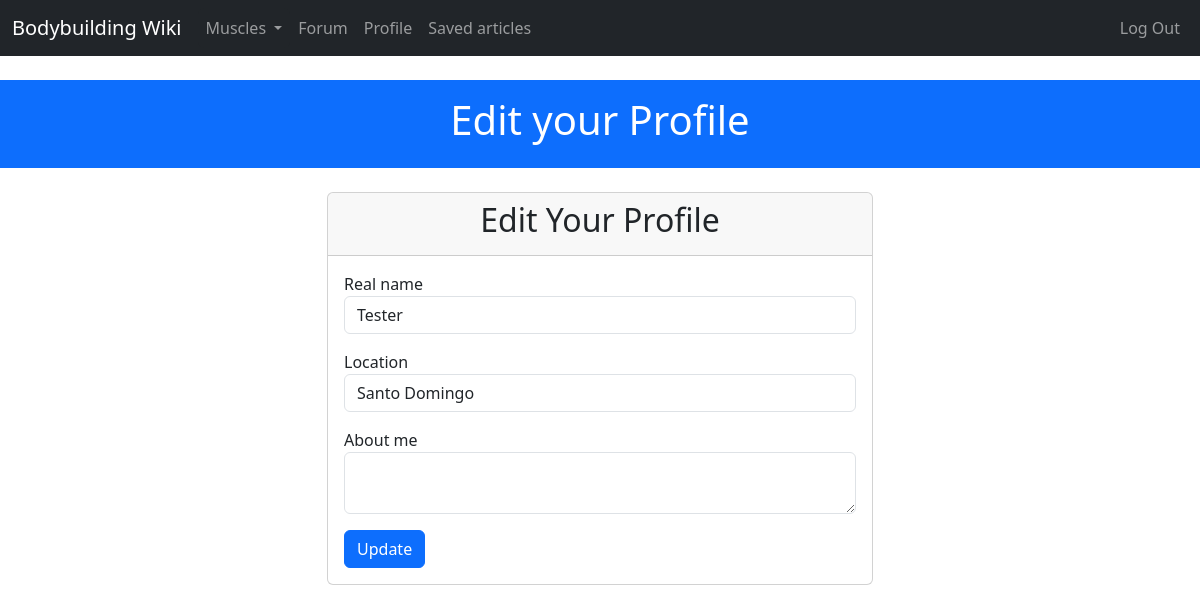
Page /auth/edit-profile (signed in) on the earlier database version.
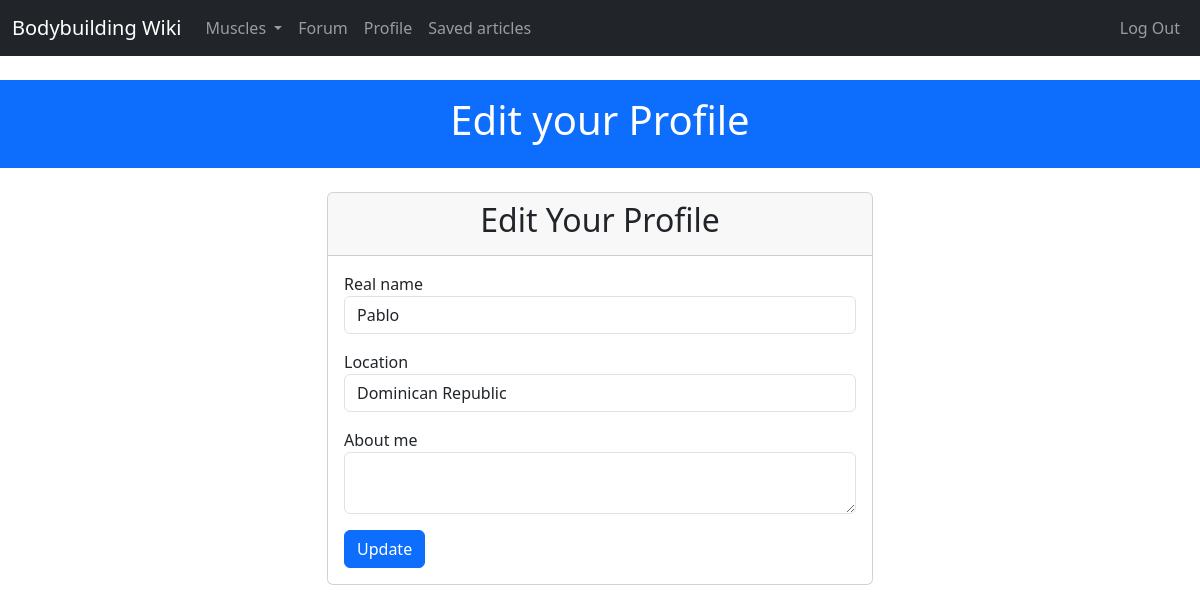
Same page on the later database version.
### project/auth/models.py (models this page shows, shortened)
class User(UserMixin, db.Model):
    __tablename__ = 'users'
    id = db.Column(db.Integer, primary_key=True)
    username = db.Column(db.String(64), unique=True, index=True)
    email = db.Column(db.String(64), unique=True, index=True)
    role_id = db.Column(db.Integer, db.ForeignKey('roles.id'))
    name = db.Column(db.String(64))
    location = db.Column(db.String(64))
    about_me = db.Column(db.Text())
    member_since = db.Column(db.DateTime(), default=datetime.utcnow) # datetime.utcnow is missing the () at the end. This is because the default argument in db.Column() can take a function as a value.
    last_seen = db.Column(db.DateTime(), default=datetime.utcnow)
    password_hash = db.Column(db.String(128))
    posts = db.relationship('Post', backref='author', lazy='dynamic')
    comments = db.relationship('Comment', backref='author', lazy='dynamic')
    papers_saved = db.relationship('PaperSaved', lazy='dynamic')
    def can(self, perm):
        return self.role is not None and self.role.has_permission(perm)
    def ping(self):
        self.last_seen = datetime.utcnow()
        db.session.add(self)
        db.session.commit()
    @property
    def password(self):
        raise AttributeError('password is not a readable attribute')

### project/auth/views.py (the view, shortened to what this page needs)
@auth.route('/edit-profile', methods=['GET', 'POST'])
@login_required
def user_update():
    form = EditProfileForm()
    form.name.data = current_user.name
    form.location.data = current_user.location
    return render_template('auth/edit_profile.html', form=form)

### project/auth/forms.py
class EditProfileForm(FlaskForm):
    name = StringField('Real name', validators=[Length(0, 64)])
    location = StringField('Location', validators=[Length(0, 64)])
    about_me = TextAreaField('About me')
    submit = SubmitField('Submit')

### project/auth/models.py (called while the page is built)
@login_manager.user_loader
def load_user(user_id):
    return User.query.get(int(user_id))

### project/auth/views.py (called while the page is built)
@auth.before_request
def before_request():
    if current_user.is_authenticated:
        current_user.ping()

### project/main/__init__.py (called while the page is built)
@main.app_context_processor
def inject_user():
    return dict(user=current_user or None)

@main.app_context_processor
def inject_permissions():
    return dict(Permission=Permission)

@main.app_context_processor
def inject_muscles():
    return dict(muscles=Muscle.query.all())

### project/templates/auth/edit_profile.html (shortened to what this page needs)
{% extends "base.html" %}
{% block header %}
    Edit your Profile
{% endblock header %}
{% block content %}
<div class="container">
    <div class="row">
        <div class="col-md-6 offset-md-3">
            <div class="card">
                <div class="card-header">
                    <h2 class="text-center">Edit Your Profile</h2>
                </div>
                <div class="card-body">
                    <form method="POST" class="form" action="{{ url_for('auth.user_update') }}">
                        <div class="mb-3">
                            <label for="{{form.name.id}}">Real name</label>
                            <input id="{{form.name.id}}" name="{{form.name.name}}" type="text" value="{{form.name.data}}" class="form-control">
                        </div>
                        <div class="mb-3">
                            <label for="{{form.location.id}}">Location</label>
                            <input id="{{form.location.id}}" name="{{form.location.name}}" type="text" value="{{form.location.data}}" class="form-control">
                        </div>
                        <div class="mb-3">
                            <label for="{{form.about_me.id}}">About me</label>
                            <textarea id="{{form.about_me.id}}" name="{{form.about_me.name}}" type="text"
                            value="{{form.about_me.data}}" class="form-control"></textarea>
                        </div>
                        <button type="submit" class="btn btn-primary">Update</button>
                    </form>
                </div>
            </div>
        </div>
    </div>
</div>
{% endblock %}

Differences in the rows shown:
changed User: name "Tester" → "Pablo"; location "Santo Domingo" → "Dominican Republic"
